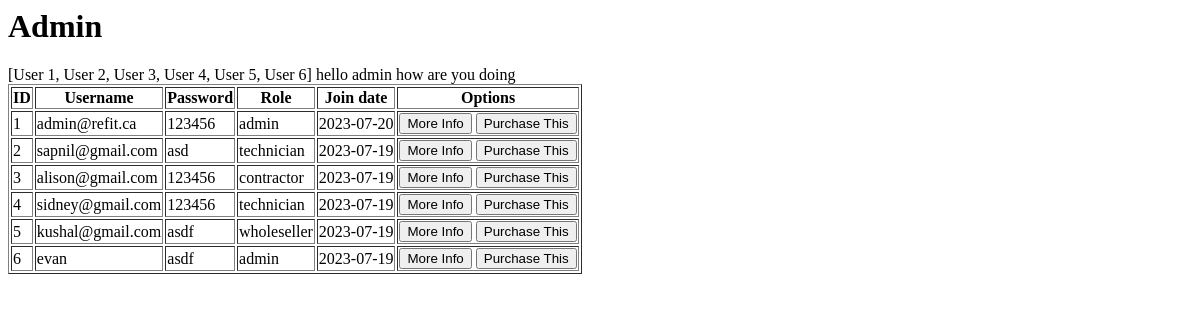
/admin, run on an earlier commit of the app's database.
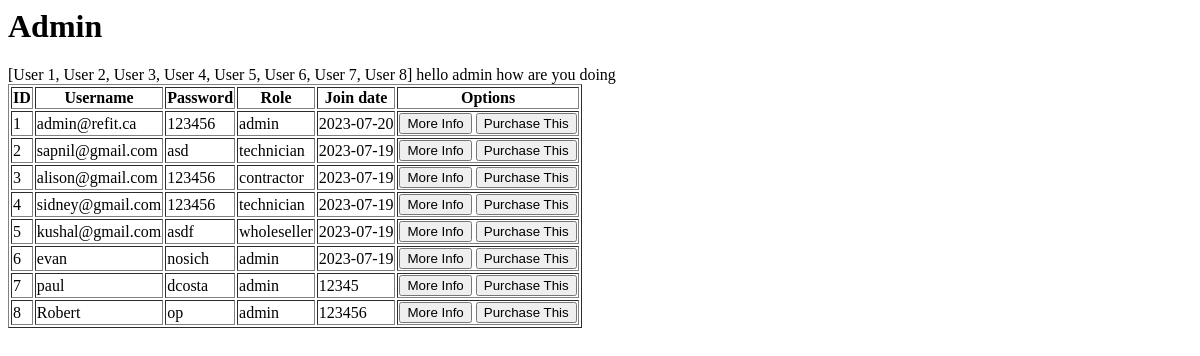
And on a later commit of the database.
### models.py (models this page shows, shortened)
class CRUDMixin:
    @classmethod
    def get_user_by_email(cls, email):
        session=get_session()
        try:
            user = session.query(User).filter_by(email=email).first()
            return user
        except Exception as e:
            raise e
        finally:
            session.close()

class User(Base, CRUDMixin):
    __tablename__ = 'User'
    user_id = Column(Integer, primary_key=True)
    email = Column(String)
    password = Column(String)
    role = Column(String)
    added_date = Column(String)
    user_detail = Column(String)
    status = Column(String)
    technicians = relationship('Technician', backref='user')
    contractors = relationship('Contractor', backref='user')
    refit_admins = relationship('Refit_admin', backref='user')
    wholesalers = relationship('Wholesaler', backref='user')
    user_details = relationship('User_detail', backref='user')
    def __repr__(self):
        return f'User {self.user_id}'

### routes/admin.py (the view)
@admin.route("/admin", methods=['GET'])
def user_page():
    data=get_session().query(User).all()
    return render_template('admin/admin.html', data=data)

### models.py (called while the page is built)
def get_session():
    Session=sessionmaker(bind=engine)
    return Session()

### templates/admin/admin.html
<html>
<h1>Admin</h1>
{{data}}
hello admin how are you doing
<table border class="table table-hover table-dark">
    <thead>
        <tr>
            <th scope="col">ID</th>
            <th scope="col">Username</th>
            <th scope="col">Password</th>
            <th scope="col">Role</th>
            <th scope="col">Join date</th>
            <th scope="col">Options</th>
        </tr>
    </thead>
    <tbody>
        {% for user in data%}
            <tr>
                <td>{{user.user_id}}</td>
                <td>{{user.email}}</td>
                <td>{{user.password}}</td>
                <td>{{user.role}}</td>
                <td>{{user.added_date}}</td>
                <td>
                    <button class="btn btn-outline btn-info">More Info</button>
                    <button class="btn btn-outline btn-success">Purchase This</button>
                </td>
            </tr>
        {%endfor%}
    </tbody>
</table>
</html>

What changed in the data, as far as the page shows it:
computed for User "admin@refit.ca": user_id.user_id "[User 1, User 2, User 3, User 4, User 5, User 6]" → "[User 1, User 2, User 3, User 4, User 5, User 6, User 7, User 8]"
changed User "evan": password "asdf" → "nosich"
added User: user_id "7", email "paul", password "dcosta", role "admin", added_date "12345"
added User: user_id "8", email "Robert", password "op", role "admin", added_date "123456"
